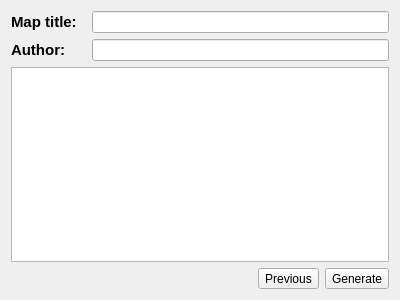
<?xml version="1.0" encoding="UTF-8"?>
<ui version="4.0">
 <class>chTitleAutorWidget</class>
 <widget class="QWidget" name="chTitleAutorWidget">
  <property name="geometry">
   <rect>
    <x>0</x>
    <y>0</y>
    <width>400</width>
    <height>300</height>
   </rect>
  </property>
  <property name="windowTitle">
   <string>Form</string>
  </property>
  <layout class="QVBoxLayout" name="verticalLayout">
   <item>
    <layout class="QHBoxLayout" name="horizontalLayout">
     <item>
      <widget class="QLabel" name="label">
       <property name="font">
        <font>
         <pointsize>10</pointsize>
         <weight>75</weight>
         <bold>true</bold>
        </font>
       </property>
       <property name="text">
        <string>&lt;html&gt;&lt;head/&gt;&lt;body&gt;&lt;p&gt;&lt;span style=&quot; font-size:11pt;&quot;&gt;Map title:&lt;/span&gt;&lt;/p&gt;&lt;/body&gt;&lt;/html&gt;</string>
       </property>
      </widget>
     </item>
     <item>
      <widget class="QLineEdit" name="leTitle">
       <property name="maximumSize">
        <size>
         <width>297</width>
         <height>16777215</height>
        </size>
       </property>
      </widget>
     </item>
    </layout>
   </item>
   <item>
    <layout class="QHBoxLayout" name="horizontalLayout_2">
     <item>
      <widget class="QLabel" name="label_2">
       <property name="font">
        <font>
         <pointsize>10</pointsize>
         <weight>75</weight>
         <bold>true</bold>
        </font>
       </property>
       <property name="text">
        <string>&lt;html&gt;&lt;head/&gt;&lt;body&gt;&lt;p&gt;&lt;span style=&quot; font-size:11pt;&quot;&gt;Author: &lt;/span&gt;&lt;/p&gt;&lt;/body&gt;&lt;/html&gt;</string>
       </property>
      </widget>
     </item>
     <item>
      <widget class="QLineEdit" name="leAuthor">
       <property name="maximumSize">
        <size>
         <width>297</width>
         <height>16777215</height>
        </size>
       </property>
      </widget>
     </item>
    </layout>
   </item>
   <item>
    <widget class="QTableView" name="tableView"/>
   </item>
   <item>
    <layout class="QHBoxLayout" name="horizontalLayout_3">
     <item>
      <spacer name="horizontalSpacer">
       <property name="orientation">
        <enum>Qt::Horizontal</enum>
       </property>
       <property name="sizeHint" stdset="0">
        <size>
         <width>40</width>
         <height>20</height>
        </size>
       </property>
      </spacer>
     </item>
     <item>
      <widget class="QToolButton" name="tbPrevious">
       <property name="text">
        <string>Previous</string>
       </property>
      </widget>
     </item>
     <item>
      <widget class="QToolButton" name="tbGenerate">
       <property name="text">
        <string>Generate</string>
       </property>
      </widget>
     </item>
    </layout>
   </item>
  </layout>
 </widget>
 <resources/>
 <connections/>
</ui>
